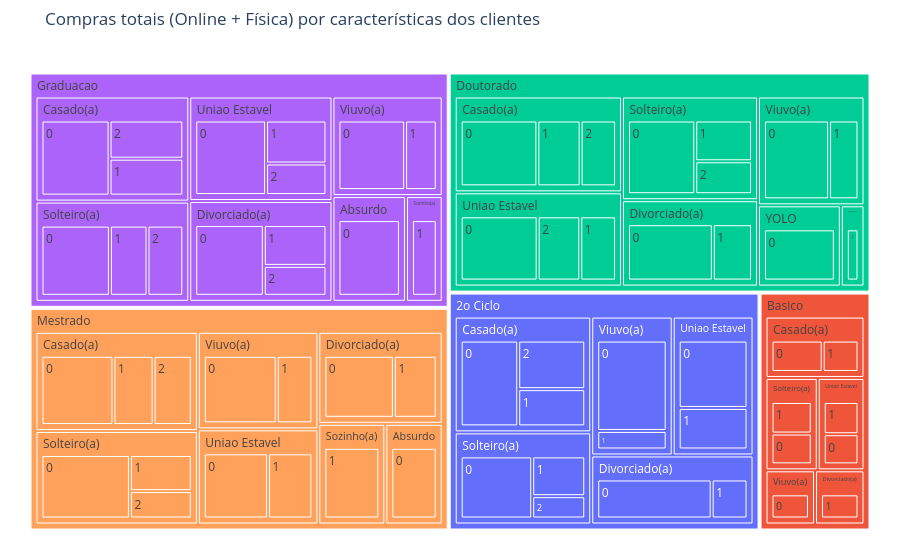

The notebook cell saved with this chart:
### Markdown cell above
### Perfil dos clientes com mais compras realizadas atráves do site e compras físicas

**Objetivo:** identificar características sociodemográficas e financeiras associadas aos clientes que apresentam maior volume de compras nos canais online e físico.

### Code cell
# Agrupamento das informações dos clientes por média de compras realizadas através do site e compras físicas
compras_info_clientes = base.groupby(['Escolaridade', 'Estado_Civil', 'Filhos_em_Casa'])[['Renda', 'Num_Compras_Loja', 'Num_Compras_Web']].mean().reset_index()

# Criação da variável de total de compras realizadas (tanto pelo site quanto fisicas) para dimnesionar o gráfico
compras_info_clientes['Total_Compras'] = (compras_info_clientes['Num_Compras_Loja'] + 
                                           compras_info_clientes['Num_Compras_Web'])

# Criação do gráfico de treemap interativo
fig = px.treemap(compras_info_clientes,
                 path=['Escolaridade', 'Estado_Civil', 'Filhos_em_Casa'],
                 values='Total_Compras',
                 title='Compras totais (Online + Física) por características dos clientes',
                 color='Escolaridade',
                 hover_data={
                'Total_Compras': ':.2f',
                'Num_Compras_Loja': ':.2f', 
                'Num_Compras_Web': ':.2f',
                'Renda': ':.2f'
    }
)

# Ajuste estético para melhorar a visualização das caixas de texto
fig.update_layout(margin=dict(t=50, l=25, r=25, b=25))

# Exibição do gráfico
fig.show()

### Figure 1 — Plotly figure (JSON) as saved in the notebook; plotly's stock layout.template omitted (floating-point values rounded to 4 significant figures; data arrays with more than 128 entries replaced by an {"elided": "..."} marker saying what was removed)
{"data": [{"branchvalues": "total", "customdata": {"elided": "101x5 mixed values"}, "domain": {"x": [0, 1], "y": [0, 1]}, "hovertemplate": "labels=%{label}<br>Total_Compras=%{customdata[0]:.2f}<br>parent=%{parent}<br>id=%{id}<br>Num_Compras_Loja=%{customdata[1]:.2f}<br>Num_Compras_Web=%{customdata[2]:.2f}<br>Renda=%{customdata[3]:.2f}<br>Escolaridade=%{customdata[4]}<extra></extra>", "ids": ["2o Ciclo/Casado(a)/0", "2o Ciclo/Solteiro(a)", "2o Ciclo/Uniao Estavel", "2o Ciclo/Viuvo(a)", "2o Ciclo", "2o Ciclo/Divorciado(a)", "2o Ciclo/Viuvo(a)/1", "2o Ciclo/Viuvo(a)/0", "2o Ciclo/Uniao Estavel/1", "2o Ciclo/Casado(a)", "2o Ciclo/Solteiro(a)/2", "2o Ciclo/Solteiro(a)/1", "2o Ciclo/Uniao Estavel/0", "2o Ciclo/Solteiro(a)/0", "2o Ciclo/Divorciado(a)/1", "2o Ciclo/Casado(a)/1", "2o Ciclo/Casado(a)/2", "2o Ciclo/Divorciado(a)/0", "Basico", "Basico/Viuvo(a)", "Basico/Uniao Estavel", "Basico/Solteiro(a)", "Basico/Casado(a)", "Basico/Divorciado(a)", "Basico/Uniao Estavel/1", "Basico/Uniao Estavel/0", "Basico/Solteiro(a)/1", "Basico/Solteiro(a)/0", "Basico/Divorciado(a)/1", "Basico/Casado(a)/1", "Basico/Casado(a)/0", "Basico/Viuvo(a)/0", "Doutorado/Casado(a)", "Doutorado/Divorciado(a)", "Doutorado/Solteiro(a)", "Doutorado/Sozinho(a)", "Doutorado/Uniao Estavel", "Doutorado/Viuvo(a)", "Doutorado/YOLO", "Doutorado", "Doutorado/Uniao Estavel/0", "Doutorado/Casado(a)/0", "Doutorado/Casado(a)/1", "Doutorado/Casado(a)/2", "Doutorado/Divorciado(a)/0", "Doutorado/Divorciado(a)/1", "Doutorado/Solteiro(a)/0", "Doutorado/Solteiro(a)/1", "Doutorado/Solteiro(a)/2", "Doutorado/Sozinho(a)/1", "Doutorado/Uniao Estavel/1", "Doutorado/Uniao Estavel/2", "Doutorado/Viuvo(a)/0", "Doutorado/Viuvo(a)/1", "Doutorado/YOLO/0", "Graduacao/Viuvo(a)", "Graduacao/Absurdo", "Graduacao/Casado(a)", "Graduacao/Divorciado(a)", "Graduacao/Solteiro(a)", "Graduacao/Uniao Estavel", "Graduacao/Sozinho(a)", "Graduacao/Viuvo(a)/1", "Graduacao/Sozinho(a)/1", "Graduacao/Solteiro(a)/1", "Graduacao/Solteiro(a)/2", "Graduacao/Divorciado(a)/1", "Graduacao/Uniao Estavel/0", "Graduacao/Uniao Estavel/1", "Graduacao/Uniao Estavel/2", "Graduacao/Viuvo(a)/0", "Graduacao", "Graduacao/Divorciado(a)/0", "Graduacao/Solteiro(a)/0", "Graduacao/Casado(a)/2", "Graduacao/Casado(a)/1", "Graduacao/Casado(a)/0", "Graduacao/Absurdo/0", "Graduacao/Divorciado(a)/2", "Mestrado/Casado(a)", "Mestrado/Divorciado(a)", "Mestrado/Solteiro(a)", "Mestrado/Sozinho(a)", "Mestrado/Uniao Estavel", "Mestrado/Viuvo(a)", "Mestrado/Absurdo", "Mestrado/Viuvo(a)/0", "Mestrado/Absurdo/0", "Mestrado/Casado(a)/0", "Mestrado/Casado(a)/1", "Mestrado/Casado(a)/2", "Mestrado/Divorciado(a)/0", "Mestrado/Divorciado(a)/1", "Mestrado/Solteiro(a)/0", "Mestrado/Solteiro(a)/1", "Mestrado/Solteiro(a)/2", "Mestrado/Sozinho(a)/1", "Mestrado/Uniao Estavel/0", "Mestrado/Viuvo(a)/1", "Mestrado/Uniao Estavel/1", "Mestrado"], "labels": ["0", "Solteiro(a)", "Uniao Estavel", "Viuvo(a)", "2o Ciclo", "Divorciado(a)", "1", "0", "1", "Casado(a)", "2", "1", "0", "0", "1", "1", "2", "0", "Basico", "Viuvo(a)", "Uniao Estavel", "Solteiro(a)", "Casado(a)", "Divorciado(a)", "1", "0", "1", "0", "1", "1", "0", "0", "Casado(a)", "Divorciado(a)", "Solteiro(a)", "Sozinho(a)", "Uniao Estavel", "Viuvo(a)", "YOLO", "Doutorado", "0", "0", "1", "2", "0", "1", "0", "1", "2", "1", "1", "2", "0", "1", "0", "Viuvo(a)", "Absurdo", "Casado(a)", "Divorciado(a)", "Solteiro(a)", "Uniao Estavel", "Sozinho(a)", "1", "1", "1", "2", "1", "0", "1", "2", "0", "Graduacao", "0", "0", "2", "1", "0", "0", "2", "Casado(a)", "Divorciado(a)", "Solteiro(a)", "Sozinho(a)", "Uniao Estavel", "Viuvo(a)", "Absurdo", "0", "0", "0", "1", "2", "0", "1", "0", "1", "2", "1", "0", "1", "1", "Mestrado"], "marker": {"colors": ["#636efa", "#636efa", "#636efa", "#636efa", "#636efa", "#636efa", "#636efa", "#636efa", "#636efa", "#636efa", "#636efa", "#636efa", "#636efa", "#636efa", "#636efa", "#636efa", "#636efa", "#636efa", "#EF553B", "#EF553B", "#EF553B", "#EF553B", "#EF553B", "#EF553B", "#EF553B", "#EF553B", "#EF553B", "#EF553B", "#EF553B", "#EF553B", "#EF553B", "#EF553B", "#00cc96", "#00cc96", "#00cc96", "#00cc96", "#00cc96", "#00cc96", "#00cc96", "#00cc96", "#00cc96", "#00cc96", "#00cc96", "#00cc96", "#00cc96", "#00cc96", "#00cc96", "#00cc96", "#00cc96", "#00cc96", "#00cc96", "#00cc96", "#00cc96", "#00cc96", "#00cc96", "#ab63fa", "#ab63fa", "#ab63fa", "#ab63fa", "#ab63fa", "#ab63fa", "#ab63fa", "#ab63fa", "#ab63fa", "#ab63fa", "#ab63fa", "#ab63fa", "#ab63fa", "#ab63fa", "#ab63fa", "#ab63fa", "#ab63fa", "#ab63fa", "#ab63fa", "#ab63fa", "#ab63fa", "#ab63fa", "#ab63fa", "#ab63fa", "#FFA15A", "#FFA15A", "#FFA15A", "#FFA15A", "#FFA15A", "#FFA15A", "#FFA15A", "#FFA15A", "#FFA15A", "#FFA15A", "#FFA15A", "#FFA15A", "#FFA15A", "#FFA15A", "#FFA15A", "#FFA15A", "#FFA15A", "#FFA15A", "#FFA15A", "#FFA15A", "#FFA15A", "#FFA15A"]}, "name": "", "parents": ["2o Ciclo/Casado(a)", "2o Ciclo", "2o Ciclo", "2o Ciclo", "", "2o Ciclo", "2o Ciclo/Viuvo(a)", "2o Ciclo/Viuvo(a)", "2o Ciclo/Uniao Estavel", "2o Ciclo", "2o Ciclo/Solteiro(a)", "2o Ciclo/Solteiro(a)", "2o Ciclo/Uniao Estavel", "2o Ciclo/Solteiro(a)", "2o Ciclo/Divorciado(a)", "2o Ciclo/Casado(a)", "2o Ciclo/Casado(a)", "2o Ciclo/Divorciado(a)", "", "Basico", "Basico", "Basico", "Basico", "Basico", "Basico/Uniao Estavel", "Basico/Uniao Estavel", "Basico/Solteiro(a)", "Basico/Solteiro(a)", "Basico/Divorciado(a)", "Basico/Casado(a)", "Basico/Casado(a)", "Basico/Viuvo(a)", "Doutorado", "Doutorado", "Doutorado", "Doutorado", "Doutorado", "Doutorado", "Doutorado", "", "Doutorado/Uniao Estavel", "Doutorado/Casado(a)", "Doutorado/Casado(a)", "Doutorado/Casado(a)", "Doutorado/Divorciado(a)", "Doutorado/Divorciado(a)", "Doutorado/Solteiro(a)", "Doutorado/Solteiro(a)", "Doutorado/Solteiro(a)", "Doutorado/Sozinho(a)", "Doutorado/Uniao Estavel", "Doutorado/Uniao Estavel", "Doutorado/Viuvo(a)", "Doutorado/Viuvo(a)", "Doutorado/YOLO", "Graduacao", "Graduacao", "Graduacao", "Graduacao", "Graduacao", "Graduacao", "Graduacao", "Graduacao/Viuvo(a)", "Graduacao/Sozinho(a)", "Graduacao/Solteiro(a)", "Graduacao/Solteiro(a)", "Graduacao/Divorciado(a)", "Graduacao/Uniao Estavel", "Graduacao/Uniao Estavel", "Graduacao/Uniao Estavel", "Graduacao/Viuvo(a)", "", "Graduacao/Divorciado(a)", "Graduacao/Solteiro(a)", "Graduacao/Casado(a)", "Graduacao/Casado(a)", "Graduacao/Casado(a)", "Graduacao/Absurdo", "Graduacao/Divorciado(a)", "Mestrado", "Mestrado", "Mestrado", "Mestrado", "Mestrado", "Mestrado", "Mestrado", "Mestrado/Viuvo(a)", "Mestrado/Absurdo", "Mestrado/Casado(a)", "Mestrado/Casado(a)", "Mestrado/Casado(a)", "Mestrado/Divorciado(a)", "Mestrado/Divorciado(a)", "Mestrado/Solteiro(a)", "Mestrado/Solteiro(a)", "Mestrado/Solteiro(a)", "Mestrado/Sozinho(a)", "Mestrado/Uniao Estavel", "Mestrado/Viuvo(a)", "Mestrado/Uniao Estavel", ""], "type": "treemap", "values": [7.581, 13.06, 11.66, 11.75, 64.52, 11.63, 2.0, 9.75, 4.448, 16.41, 2.0, 3.562, 7.214, 7.5, 2.778, 3.833, 5.0, 8.857, 23.03, 3.0, 4.833, 5.4, 6.8, 3.0, 2.5, 2.333, 2.733, 2.667, 3.0, 2.8, 4.0, 3.0, 16.67, 12.21, 14.66, 2.0, 16.4, 12.05, 7.0, 81.0, 8.123, 8.231, 4.643, 3.8, 8.355, 3.857, 7.95, 3.714, 3.0, 2.0, 3.775, 4.5, 8.3, 3.75, 7.0, 11.3, 8.0, 16.64, 14.86, 15.86, 15.41, 4.0, 3.636, 4.0, 4.208, 4.0, 4.1, 8.317, 4.094, 3.0, 7.667, 86.07, 7.76, 7.653, 4.4, 4.253, 7.988, 8.0, 3.0, 16.72, 11.88, 15.76, 7.0, 11.91, 12.2, 6.0, 8.2, 6.0, 8.0, 4.466, 4.25, 7.35, 4.529, 9.268, 3.69, 2.8, 7.0, 7.048, 4.0, 4.86, 81.46]}], "layout": {"legend": {"tracegroupgap": 0}, "margin": {"b": 25, "l": 25, "r": 25, "t": 50}, "title": {"text": "Compras totais (Online + Física) por características dos clientes"}}}
